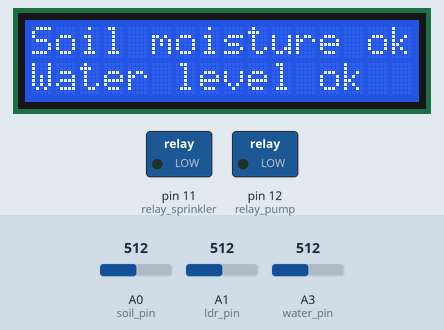
Recording of a sketch running on a simulated Arduino Uno, built with avr-gcc and run on an emulated ATmega328P. On the bench: 16×2 character LCD, switched loads named in the sketch (green lamp = pin HIGH). The inputs (shaded band) are chosen by the test bench; at power-on: A0 (soil_pin) = 512, A3 (water_pin) = 512, A1 (ldr_pin) = 512.

Above: at 1.2 s.
1.3 s: A0 (soil_pin) set to 416
5.2 s: A0 (soil_pin) set to 388
At 6.7 s:
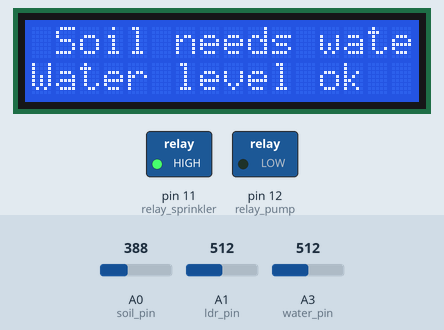
9.1 s: A3 (water_pin) set to 263
13.0 s: A3 (water_pin) set to 231
At 16.0 s:
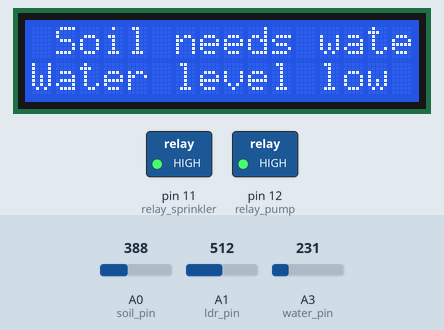
16.9 s: A0 (soil_pin) set to 410
At 19.5 s:
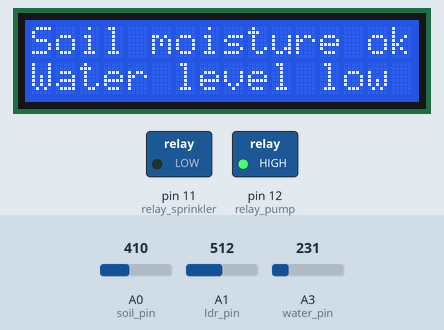
20.8 s: A0 (soil_pin) set to 390
At 21.8 s:
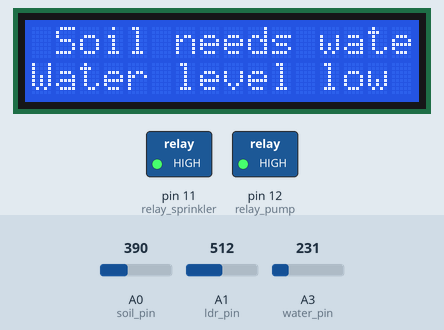
Timing chart, 0 to 23.8 s (numbered marks = the images above; inputs shaded):
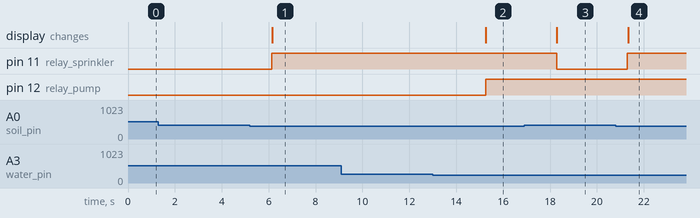

The sketch:

code.ino
```cpp
#include <LiquidCrystal_I2C.h>
#include <Wire.h>
LiquidCrystal_I2C lcd(0x27, 16, 2);
int relay_sprinkler = 11;
int relay_pump = 12;
int water_pin=A3;
int soil_pin = A0;
int ldr_pin = A1;
void setup() {
  pinMode(relay_sprinkler,OUTPUT);
  pinMode(relay_pump,OUTPUT);
  pinMode(water_pin,INPUT);
  pinMode(soil_pin,INPUT);
  pinMode(ldr_pin,INPUT);
  lcd.init();
  lcd.backlight();
}

void loop() {
  int ldr_data=analogRead(ldr_pin);
  if (ldr_data>200){
    //it is day
    int soil_data = analogRead(soil_pin);
    if (soil_data<400){
      digitalWrite(relay_sprinkler,HIGH);
      lcd.clear();
      lcd.setCursor(1,0);
      lcd.print("Soil needs water");
    }else{
      lcd.clear();
      lcd.setCursor(0,0);
      lcd.print("Soil moisture ok");
      digitalWrite(relay_sprinkler,LOW);
    }
    int water_data = analogRead(water_pin);
    if (water_data<250){
      lcd.setCursor(0,1);
      lcd.print("Water level low");
      digitalWrite(relay_pump, HIGH);
    }else{
      lcd.setCursor(0,1);
      lcd.print("Water level ok");
      digitalWrite(relay_pump, LOW);
    }
  }
  delay(3000);
}
```

Measured:
- the behaviour switches between 400 and 399 on A0 (soil_pin) (found by bisection; images 0 and 1)
- the behaviour switches between 250 and 249 on A3 (water_pin) (found by bisection; images 1 and 2)
- after the input at 1.3 s, every drawn part: stays the same
- after the input at 5.2 s, pin 11 (relay_sprinkler): LOW → HIGH after 0.93 s; the display: changes after 0.96 s (image 1)
- after the input at 9.1 s, every drawn part: stays the same
- after the input at 13.0 s, pin 12 (relay_pump): LOW → HIGH after 2.3 s; the display: changes after 2.3 s (image 2)
- after the input at 16.9 s, pin 11 (relay_sprinkler): HIGH → LOW after 1.4 s; the display: changes after 1.4 s (image 3)
- after the input at 20.8 s, pin 11 (relay_sprinkler): LOW → HIGH after 0.49 s; the display: changes after 0.53 s (image 4)
